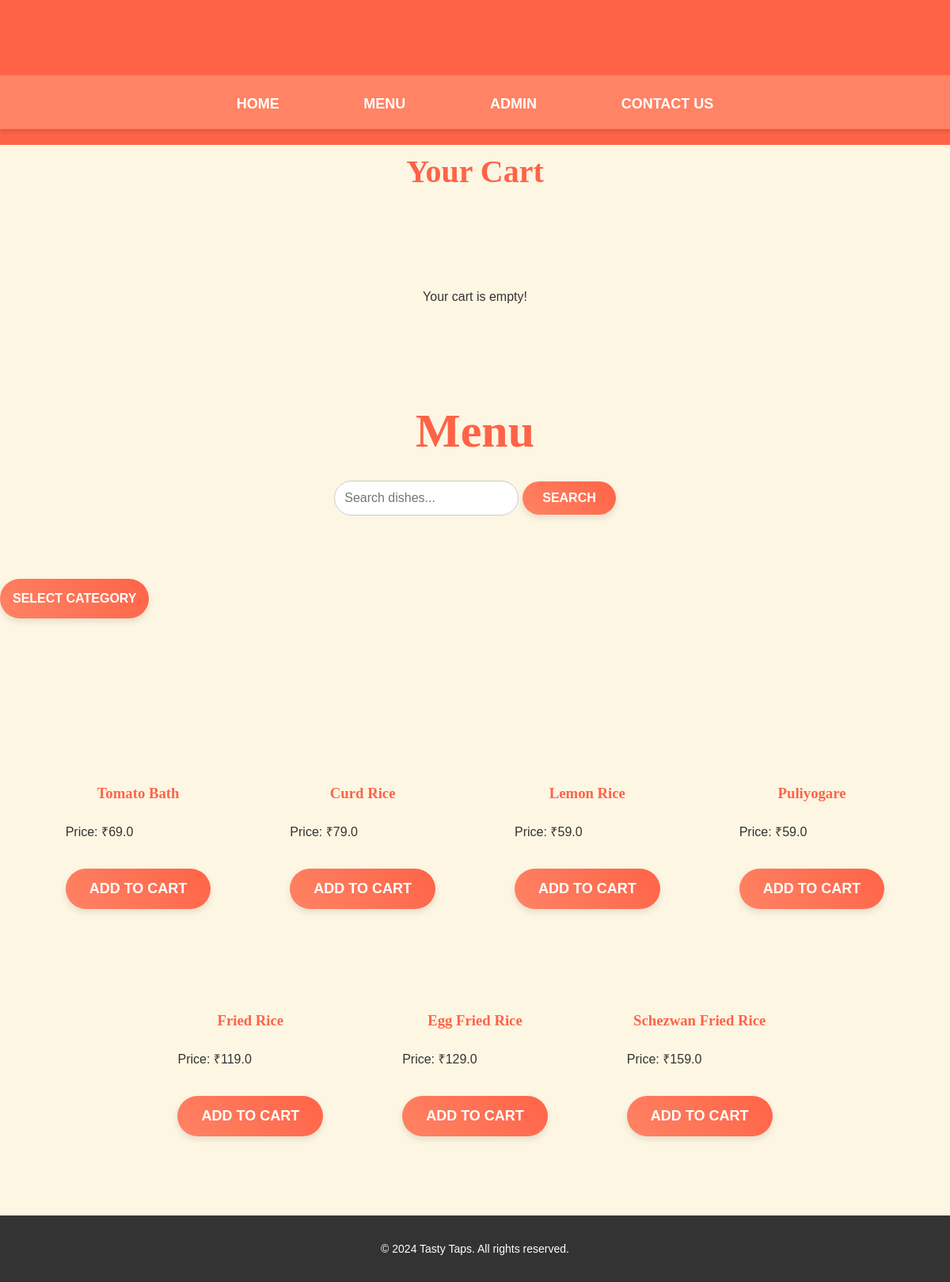
/menu/rice, run on the app's committed database.
### tables this page shows
CREATE TABLE dishes (
    id INTEGER PRIMARY KEY AUTOINCREMENT,
    name TEXT NOT NULL,
    price REAL NOT NULL
, image TEXT, categories TEXT);

### app.py (the view)
@app.route('/menu/rice')
def rice():
    dishes = get_dishes_by_category('Rice')
    return render_template('menu.html', category='Rice', dishes=dishes)

### app.py (called while the page is built)
def connect_db():
    conn = sqlite3.connect(DATABASE)
    conn.row_factory = sqlite3.Row  # Optional: Access rows as dictionaries
    return conn

def get_dishes_by_category(categories):
    try:
        conn = connect_db()
        cursor = conn.cursor()
        query = "SELECT * FROM dishes WHERE categories LIKE ?"
        cursor.execute(query, (f"%{categories}%",))
        dishes = cursor.fetchall()
    finally:
        conn.close()
    return dishes

@app.before_request
def initialize_cart():
    if 'cart' not in session:
        session['cart'] = {}

### templates/menu.html (shortened to what this page needs)
{% extends 'base.html' %}
{% block content %}
<h2 style="font-size: 40px;">Your Cart</h2>
<div class="cart">
    {% if cart %}
    <section>
        {% for dish_name, item in cart.items() %}
        <p>
            {{ item['name'] }} - ₹{{ item['price'] }} x {{ item['quantity'] }}
            <a href="/remove_from_cart/{{ dish_name }}">Remove</a>
        </p>
        {% endfor %}
    </section>
    <p>Total: ₹{{ total_price }}</p>
    <form method="POST" action="/place_order">
        <button type="submit">Place Order</button>
    </form>
    {% else %}
    <p>Your cart is empty!</p>
    {% endif %}
</div>
<h2 style="font-size: 60px;">Menu</h2>
<form method="GET" action="/menu" class="search-form">
    <input type="text" name="search" placeholder="Search dishes..." value="{{ search_query }}" class="search-input">
    <button type="submit" class="search-button">Search</button>
</form>
<div class="dropdown">
    <button class="dropbtn">Select Category</button>
</div>
<div class="menu">
    {% for dish in dishes %}
    <div class="dish">
        <h3>{{ dish[1] }}</h3>
        <p>Price: ₹{{ dish[2] }}</p>
        <form method="POST" action="/add_to_cart/{{ dish[0] }}">
            <button type="submit">Add to Cart</button>
        </form>
    </div>
    {% endfor %}
</div>
{% endblock %}

### static/style.css (style rules this page uses)
body, html { margin: 0; padding: 0; box-sizing: border-box; font-family: 'Arial', sans-serif; color: #333; background-color: #fdf6e3; }
h1, h2, h3, h4, h5, h6 { margin: 0; padding: 10px 0; font-family: 'Georgia', serif; color: #ff6347; text-align: center; }
button, .explore-menu-button { padding: 15px 30px; border: none; border-radius: 50px; background: linear-gradient(45deg, #ff8364, #ff6347); color: #fff; font-size: 18px; font-weight: bold; text-transform: uppercase; cursor: pointer; transition: all 0.3s ease; box-shadow: 0 4px 8px rgba(0, 0, 0, 0.1); display: inline-flex; justify-content: center; align-items: center; text-align: center; margin: 20px auto; }
.search-form { display: flex; justify-content: center; align-items: center; position: relative; top: 90%; left: 50%; margin-top:40px; margin-right: 100px; transform: translate(-50%, -50%); width: 20%; z-index: 20; }
.search-input { padding: 12px; justify-content: center; align-items: center; width: 350px; border: 1px solid #ccc; border-radius: 25px; margin-right: 5px; font-size: 16px; }
.search-button { padding: 12px 25px; background: linear-gradient(45deg, #ff8364, #ff6347); color: white; border: none; border-radius: 25px; font-size: 16px; cursor: pointer; transition: background-color 0.3s ease, transform 0.2s ease; }
.dropdown { position: relative; display: inline-block; margin-bottom: 100px; }
.dropbtn { background-color: #ff6347; color: white; padding: 16px; font-size: 16px; border: none; cursor: pointer; }
.menu { display: flex; flex-wrap: wrap; gap: 100px; justify-content: center; padding: 80px 0; box-shadow: 0 4px 6px rgba(0, 0, 0, 0.1); }
.cart { padding: 100px 0; text-align: center; }

### data on the page
dishes: name "Tomato Bath", price "69.0"
dishes: name "Curd Rice", price "79.0"
dishes: name "Lemon Rice", price "59.0"
dishes: name "Puliyogare", price "59.0"
dishes: name "Fried Rice", price "119.0"
dishes: name "Egg Fried Rice", price "129.0"
dishes: name "Schezwan Fried Rice", price "159.0"
